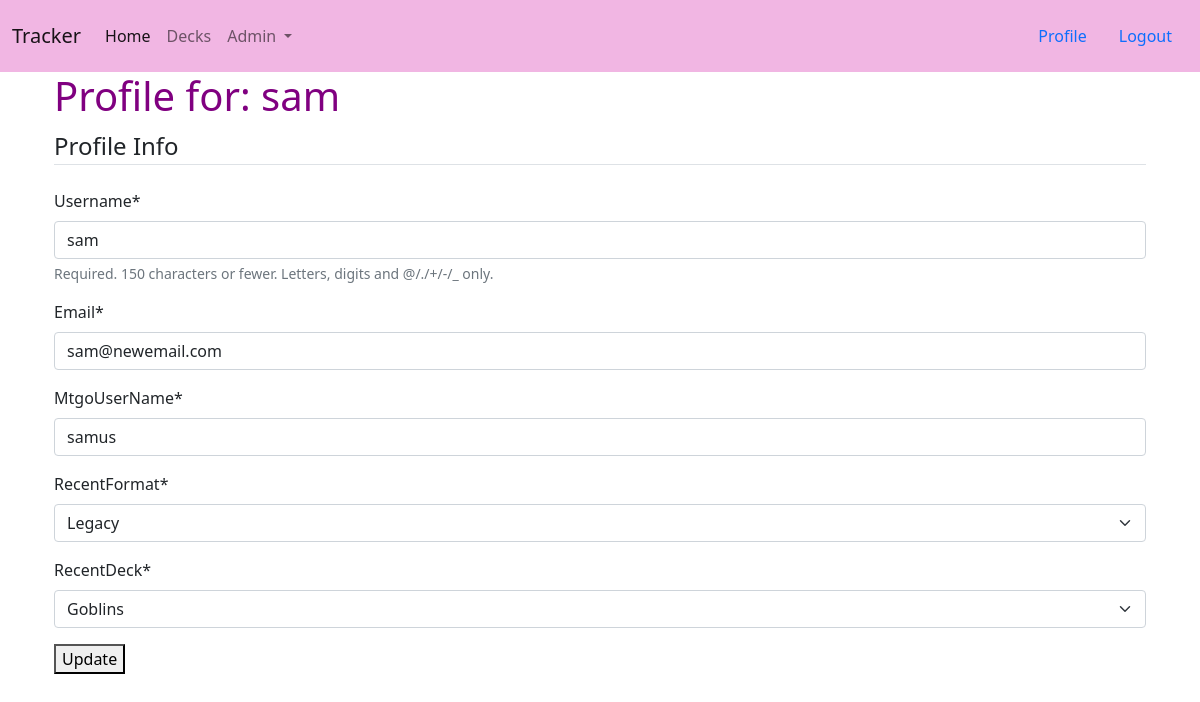
/profile/ (signed in), run on an earlier commit of the app's database.
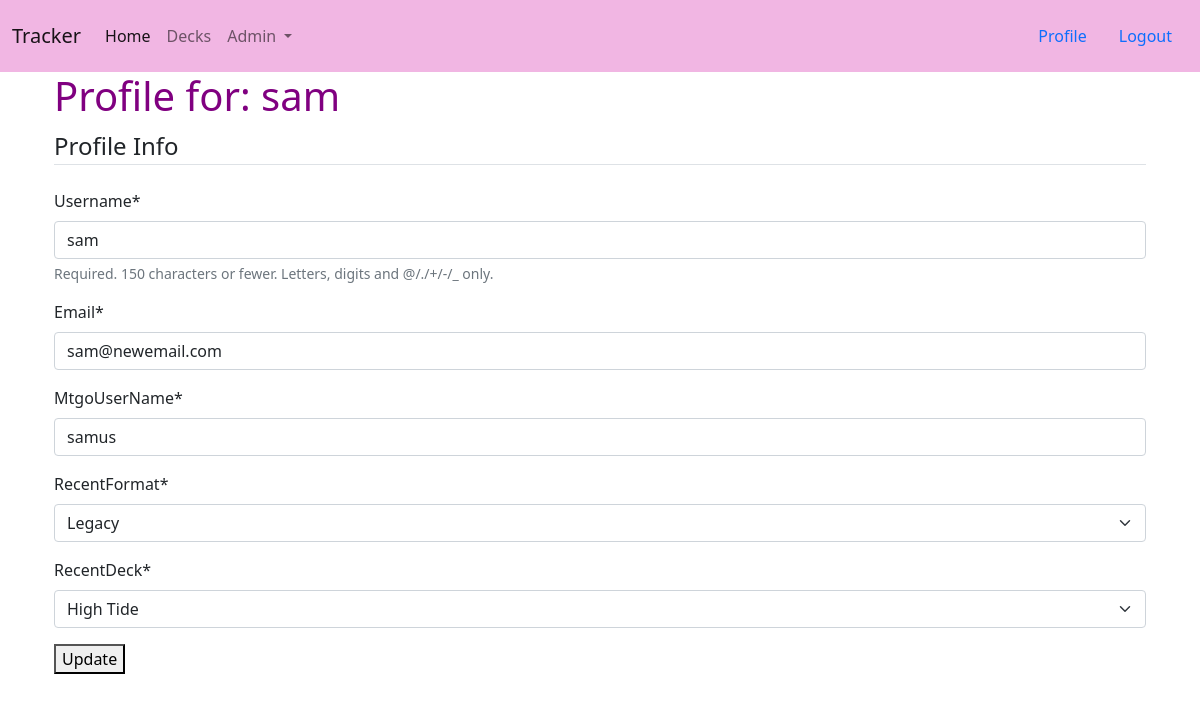
And on a later commit of the database.
### users/models.py (models this page shows, shortened)
class Profile(models.Model):
    user = models.OneToOneField(User, on_delete=models.CASCADE)
    recentFormat = models.ForeignKey('base.MtgFormat', null=True, on_delete=models.CASCADE)
    recentDeck = models.ForeignKey('base.Deck', null=True, on_delete=models.CASCADE)
    mtgoUserName = models.CharField(null=True, max_length=80)

### users/views.py (the view)
# urls.py: path('profile/', user_views.profile, name='profile'),
@login_required
def profile(request):
    if request.method == 'POST':
        u_form = UserUpdateForm(request.POST, instance=request.user)
        p_form = ProfileUpdateForm(request.POST, instance=request.user.profile)
        if u_form.is_valid() and p_form.is_valid():
            u_form.save()
            p_form.save()
            messages.success(request, f'Your account was updated')
            return redirect('profile')
    else:
        u_form = UserUpdateForm(instance=request.user)
        p_form = ProfileUpdateForm(instance=request.user.profile)
    context = {
        'u_form':u_form,
        'p_form':p_form,
    }
    return render(request, 'users/profile.html', context)

### users/forms.py
class UserUpdateForm(forms.ModelForm):
    email = forms.EmailField()
    class Meta:
        model = User
        fields = [
            'username',
            'email',
        ]

class ProfileUpdateForm(forms.ModelForm):
    class Meta:
        model = Profile
        fields = [
            'mtgoUserName',
            'recentFormat',
            'recentDeck',
        ]

### base/models.py (called while the page is built)
    def __str__(self):
        return self.name

    def __str__(self):
        return str(self.name)

### users/templates/users/profile.html (shortened to what this page needs)
{% extends 'base/base.html' %}
{% load crispy_forms_tags %}
{% block content %}
    <div class="container">
        <h1>Profile for: {{user.username}} </h1>
    </div>
    <div class="container">
        <form method="post">
            <fieldset class="form-group">
                <legend class="border-bottom mb-4">
                    Profile Info
                </legend>
                {{ u_form|crispy }}
                {{ p_form|crispy }}
            </fieldset>
            <button type="submit">Update</button>
        </form>
    </div>
{% endblock content %}

What changed in the data, as far as the page shows it:
changed Profile "samus": recentDeck "Goblins" → "High Tide"
